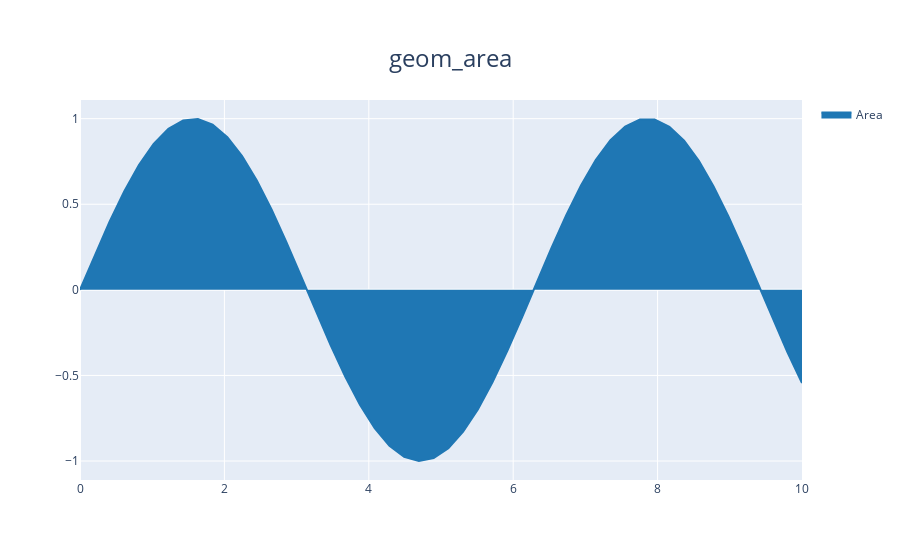

Notebook code cell kept with this figure:
### Code cell
# geom_area - Area plot
df = pd.DataFrame({'x': np.linspace(0, 10, 50), 'y': np.sin(np.linspace(0, 10, 50))})
ggplot(df, aes(x='x', y='y')) + geom_area() + ggtitle('geom_area')

### Figure 1 — Plotly figure (JSON) as saved in the notebook; plotly's stock layout.template omitted (floating-point values rounded to 4 significant figures)
{"data": [{"fill": "tozeroy", "fillcolor": "#1f77b4", "line": {"color": "#1f77b4", "dash": "solid"}, "mode": "lines", "name": "Area", "opacity": 1, "showlegend": true, "type": "scatter", "x": [0.0, 0.2041, 0.4082, 0.6122, 0.8163, 1.02, 1.224, 1.429, 1.633, 1.837, 2.041, 2.245, 2.449, 2.653, 2.857, 3.061, 3.265, 3.469, 3.673, 3.878, 4.082, 4.286, 4.49, 4.694, 4.898, 5.102, 5.306, 5.51, 5.714, 5.918, 6.122, 6.327, 6.531, 6.735, 6.939, 7.143, 7.347, 7.551, 7.755, 7.959, 8.163, 8.367, 8.571, 8.776, 8.98, 9.184, 9.388, 9.592, 9.796, 10.0], "xaxis": "x", "y": [0.0, 0.2027, 0.3969, 0.5747, 0.7286, 0.8523, 0.9406, 0.9899, 0.9981, 0.9648, 0.8916, 0.7813, 0.6386, 0.4693, 0.2806, 0.08028, -0.1234, -0.322, -0.5072, -0.6713, -0.8076, -0.9103, -0.9753, -0.9998, -0.9828, -0.925, -0.8289, -0.6983, -0.5387, -0.3568, -0.16, 0.04333, 0.2449, 0.4363, 0.6096, 0.7576, 0.8742, 0.9545, 0.9951, 0.9945, 0.9526, 0.8711, 0.7535, 0.6046, 0.4306, 0.2388, 0.03701, -0.1663, -0.3627, -0.544], "yaxis": "y"}], "layout": {"legend": {"x": 1.02, "xanchor": "left", "y": 1, "yanchor": "top"}, "showlegend": true, "title": {"font": {"size": 24}, "text": "geom_area", "x": 0.5, "xanchor": "center", "yanchor": "top"}, "xaxis": {"anchor": "y", "domain": [0, 1]}, "yaxis": {"anchor": "x", "domain": [0, 1], "rangemode": "tozero"}}}
